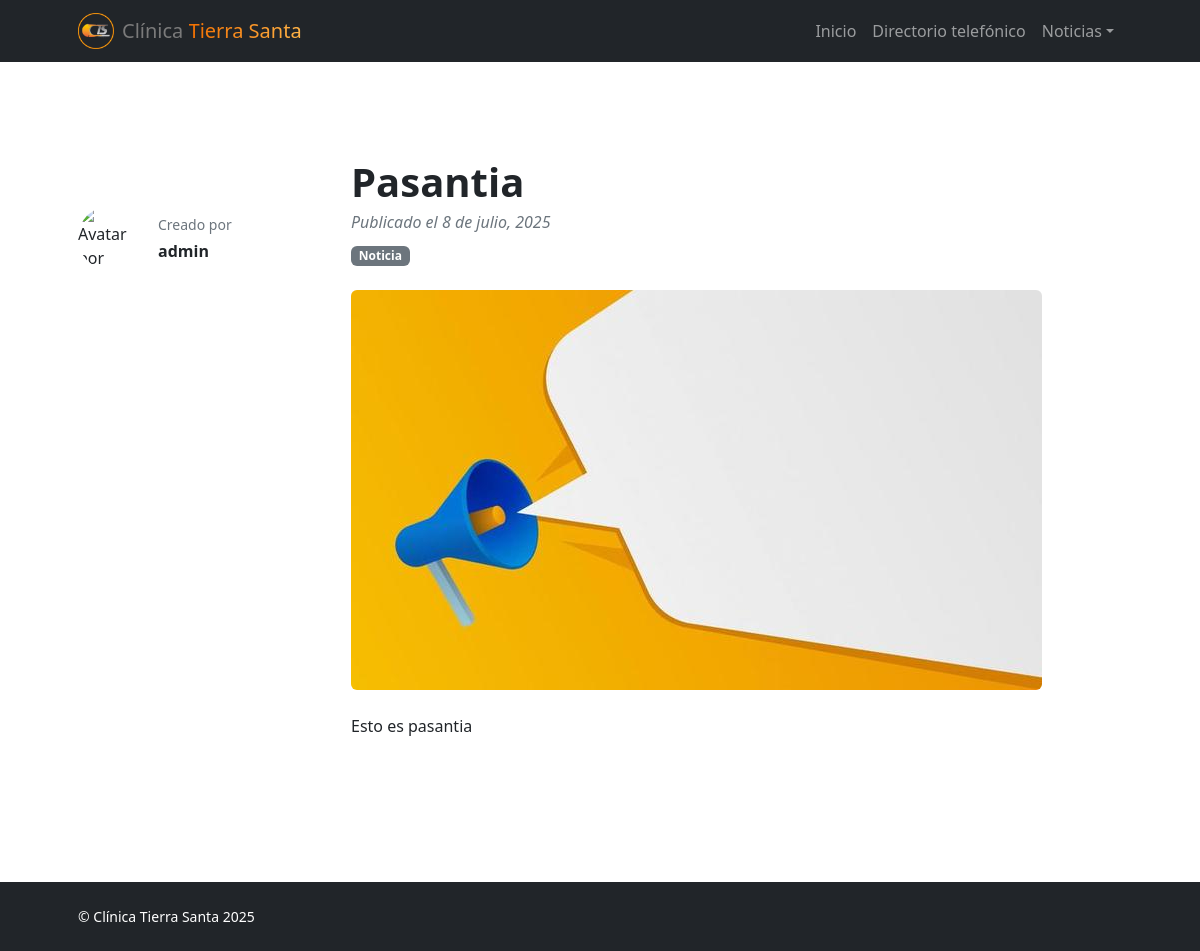
/anuncio/pasantia/, run on the app's committed database.
### web/models.py (models this page shows, shortened)
class Anuncio(models.Model):
    titulo = models.CharField(max_length=200)
    contenido = models.TextField()
    imagen = models.ImageField(upload_to='anuncios/', blank=True, null=True)
    publicado = models.DateTimeField(auto_now_add=True)
    activo = models.BooleanField(default=True)
    slug = models.SlugField(unique=True, blank=True)
    autor = models.ForeignKey(
        User, on_delete=models.CASCADE, related_name='anuncios')  # 🔗 Nuevo campo

### web/views.py (the view)
# urls.py: path('anuncio/<slug:slug>/', views.anuncio_detalle, name='anuncio_detalle'),
def anuncio_detalle(request, slug):
    anuncio = get_object_or_404(Anuncio, slug=slug, activo=True)
    return render(request, 'blog-post.html', {'anuncio': anuncio})

### templates/blog-post.html (shortened to what this page needs)
{% load static %}
<!DOCTYPE html>
<html lang="es">
<head>
    <link href="https://cdn.jsdelivr.net/npm/bootstrap-icons@1.5.0/font/bootstrap-icons.css" rel="stylesheet" />
    <link href="{% static 'assets/css/styles.css' %}" rel="stylesheet">
    <link rel="stylesheet" href="{% static 'assets/css/custom.css' %}">
</head>
<body class="d-flex flex-column">
    <main class="flex-shrink-0">
        <nav class="navbar navbar-expand-lg navbar-dark bg-dark">
            <div class="container px-5">
                <a class="navbar-brand d-flex align-items-center gap-2" href="{% url 'inicio' %}">
                    <img src="{% static 'assets/img/Logo_navbar.png' %}" alt="" height="36">
                         <span class="navbar-nombre">
                        <span class="clinica">Clínica</span>
                        <span class="tierra-santa">Tierra Santa</span>
                    </span>
                </a>
                <div class="collapse navbar-collapse" id="navbarSupportedContent">
                    <ul class="navbar-nav ms-auto mb-2 mb-lg-0">
                        <li class="nav-item"><a class="nav-link" href="{% url 'inicio' %}">Inicio</a></li>
                        <li class="nav-item"><a class="nav-link" href="{% url 'contact' %}">Directorio telefónico</a>
                        </li>
                        <li class="nav-item dropdown">
                            <a class="nav-link dropdown-toggle" id="navbarDropdownBlog" href="#" role="button"
                                data-bs-toggle="dropdown" aria-expanded="false">Noticias</a>
                        </li>
                    </ul>
                </div>
            </div>
        </nav>
<section class="py-5">
    <div class="container px-5 my-5">
        <div class="row gx-5">
<div class="col-lg-3">
    <div class="d-flex align-items-center mt-lg-5 mb-4">
        {% if anuncio.autor.profile.avatar %}
            <img class="img-fluid rounded-circle"
                 src="{{ anuncio.autor.profile.avatar.url }}"
                 alt="Avatar de {{ anuncio.autor.username }}"
                 style="width: 64px; height: 64px; object-fit: cover;" />
        {% else %}
            <img class="img-fluid rounded-circle"
                 src="/media/avatars/Icono.jpg"
                 alt="Avatar por defecto"
                 style="width: 64px; height: 64px; object-fit: cover;" />
        {% endif %}
        <div class="ms-3">
            <div class="text-muted small mb-1">Creado por</div>
            <div class="fw-bold">
                {{ anuncio.autor.get_full_name|default:anuncio.autor.username }}
            </div>
        </div>
    </div>
</div>
            <div class="col-lg-9">
                <article>
                    <header class="mb-4">
                        <h1 class="fw-bolder mb-1">{{ anuncio.titulo }}</h1>
                        <div class="text-muted fst-italic mb-2">
                            Publicado el {{ anuncio.publicado|date:"j \\d\\e F, Y" }}
                        </div>
                        <span class="badge bg-secondary">Noticia</span>
                    </header>
                    {% if anuncio.imagen %}
                    <figure class="mb-4">
                        <img class="img-fluid rounded" src="{{ anuncio.imagen.url }}"
                             alt="{{ anuncio.titulo }}" />
                    </figure>
                    {% endif %}
                    <section class="mb-5">
                        <p class="fs-5 mb-4">{{ anuncio.contenido|linebreaks }}</p>
                    </section>
                </article>
            </div>
        </div>
    </div>
</section>
    </main>
    <footer class="bg-dark py-4 mt-auto">
        <div class="container px-5">
            <div class="row align-items-center justify-content-between flex-column flex-sm-row">
                <div class="col-auto">
                    <div class="small m-0 text-white">&copy; Clínica Tierra Santa 2025</div>
                </div>
            </div>
        </div>
    </footer>
</body>
</html>

### static/assets/css/custom.css (style rules this page uses)
body { scroll-behavior: smooth; transition: background-color 0.3s ease, color 0.3s ease; }
.clinica { color: #7a7a7a; }
.tierra-santa { background: linear-gradient(90deg, #f16f00, #ffb347); -webkit-background-clip: text; -webkit-text-fill-color: transparent; display: inline-block; }

### data on the page
Anuncio: autor.get_full_name "admin", titulo "Pasantia", publicado "8 de julio, 2025", imagen (picture), contenido "Esto es pasantia"
